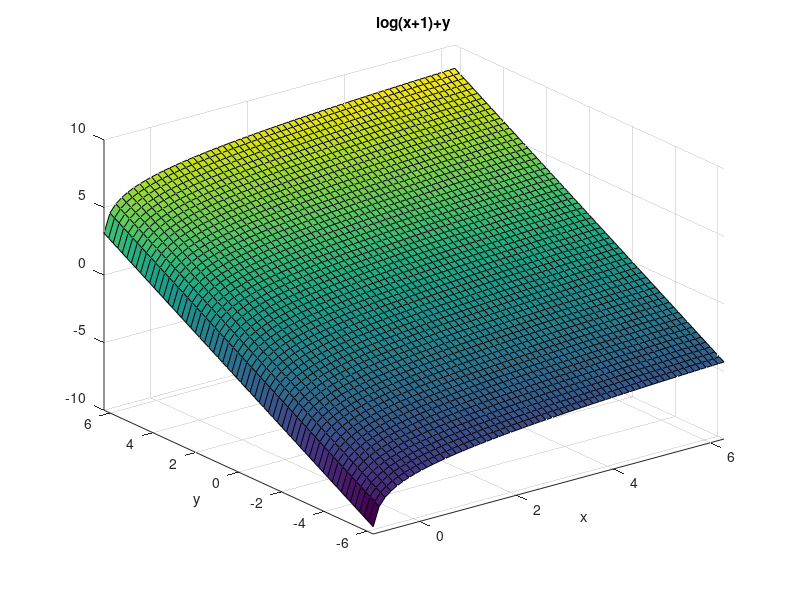
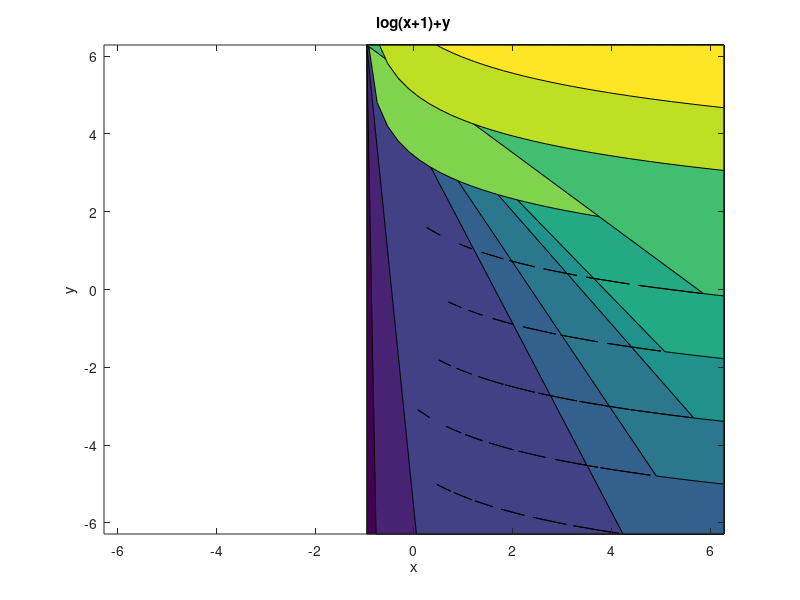

MATLAB code for these plots, in order: (Note: this script raises an error after producing the figures.)

fun = @(x)...
    -(log(x(1)+1)+x(2));

x0 = [0.5,0];
A = [2,1];
b = 3;
Aeq = [];
beq = [];
lb = [0,0];
ub = [inf,inf];
[x,fval] = fmincon(fun,x0,A,b,Aeq,beq,lb,ub)

figure
ezsurf('log(x+1)+y')

%Esta mola
figure
ezcontourf('log(x+1)+y')
 hold on;
ezplot('2*x+y=3',[-6 6 -6 6]);


figure
[x,y] = meshgrid(-6:0.5:6,-6:0.5:6);
z=log(x+1)+y;

[px,py] = gradient(z,0.1,0.1);
contour(real(x),real(y),real(z))
 hold on;
ezplot('2*x+y=3',[-6 6 -6 6]);


